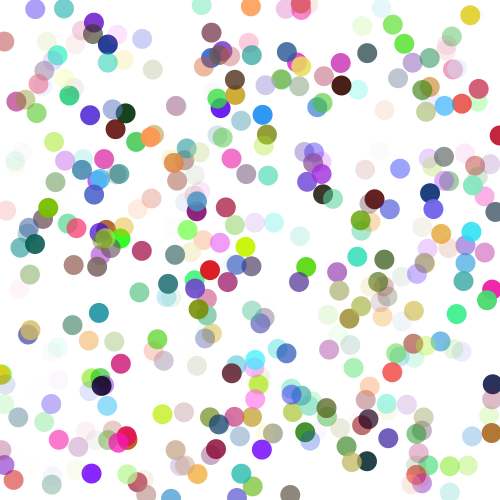
Frame 1 (no input)
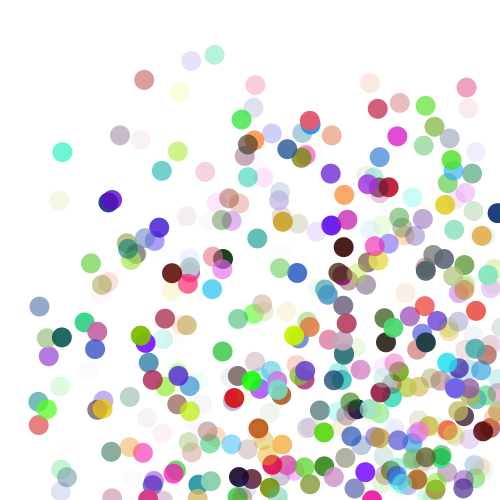
Frame 60 (the mouse pressed at the canvas centre just before this capture)
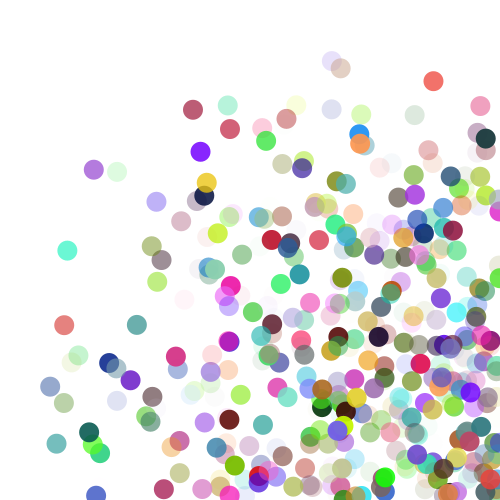
Frame 120 (the mouse held since frame 60 and released just before this capture)

The Processing sketch that drew these frames (run headless with seeded random() and noise(); from frame 60 on, the mouse is pressed at the canvas centre):

// Processing sketch: processing_152021
// ── processing_152021.pde

Ball[] orb = new Ball[400];
 
void setup() {
size(500, 500);
for (int i = 0; i < 400; i++) {
orb[i] = new Ball(color(random(255), random(255), random(255), random(255)), random(width), random(height), random(3), random(4), 20);
}
}
 
void draw() {
background(#ffffff);
for (int i = 0; i < 400; i++) {
orb[i].display();
orb[i].move();
}
}
class Ball {
color ballColor;
float xPos, yPos;
float xSpeed, ySpeed;
float size;
 
Ball(color _ballColor, float _xPos, float _yPos, float _xSpeed, float _ySpeed, float _size) {
 
ballColor = _ballColor;
xPos = _xPos;
yPos = _yPos;
xSpeed = _xSpeed;
ySpeed = _ySpeed;
size = _size;
}
 
void display() {
noStroke();
fill(ballColor);
ellipse(xPos, yPos, size, size);
}
void move() {
 
xPos = xPos + xSpeed;
yPos = yPos + ySpeed;
if (xPos > width || xPos < 0) {
xSpeed = xSpeed * -1;
}
if (yPos > height || yPos < 0) {
ySpeed = ySpeed * -1;
}
}
}
